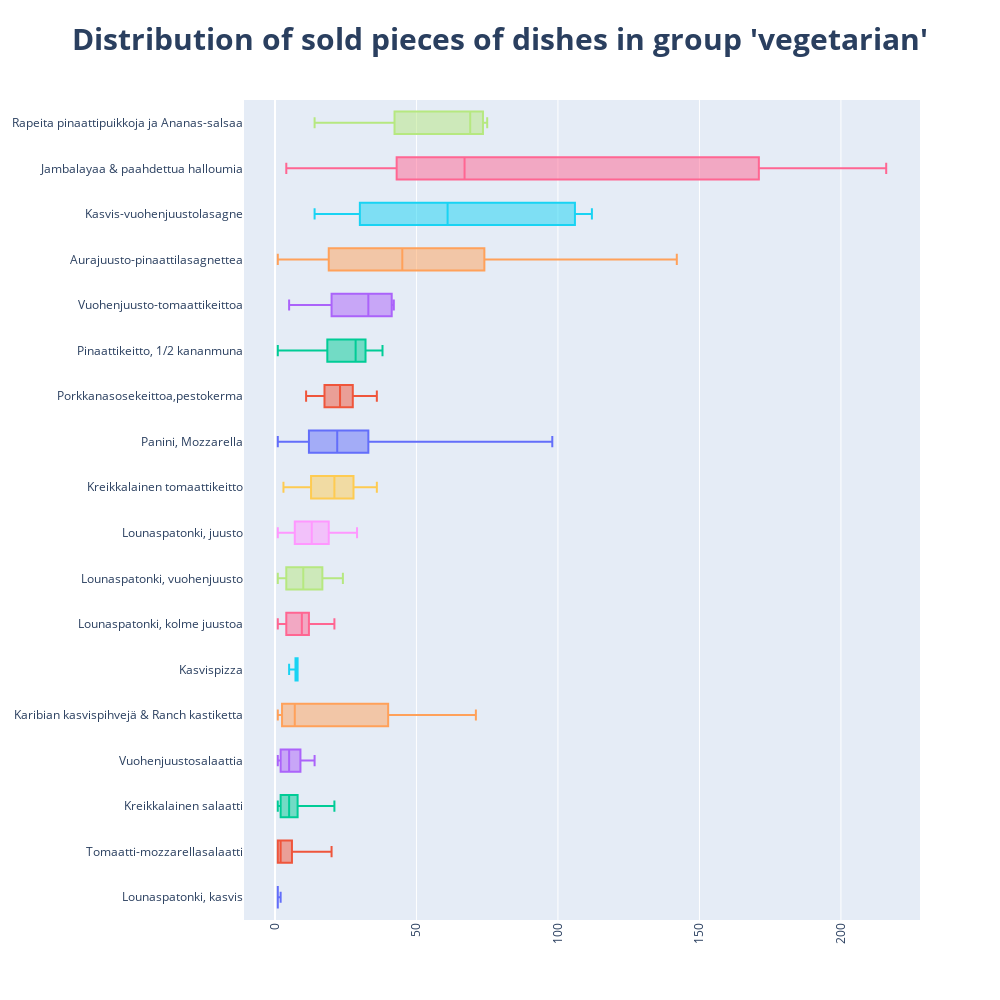

Source (notebook cell):
### Markdown cell above
## Study the distribution of pcs each dish

### Code cell
category = 'vegetarian'

fig = make_subplots(
    rows=1, cols=1,
    specs=[
        [{'type': 'box'}],
    ],
)

df = lunches[lunches['category'] == category]

# Sort dishes' name w.r.t the decreasing order of mean of pieces
dish_names = []
for dish in df['dish'].unique():
    pcs = df[df['dish'] == dish]['pcs']
    if len(pcs) < 5:
        continue

    dish_names.append((dish, pcs.median()))

dish_names.sort(key=lambda x: x[1], reverse=False)


for (dish, _) in dish_names:
    pcs = df[df['dish'] == dish]['pcs']

    fig.add_trace(
        go.Box(x=pcs, name=dish, showlegend=False, boxpoints=False),
        col=1, row=1
    )

fig.update_layout(
    height=1000, 
    width=1000,
    title_text=f"<b>Distribution of sold pieces of dishes in group '{category}'</b>",
    title_font_size=30,
    xaxis_tickangle=-90,
    title_x=0.5,
    # margin={t: top, b: bottom, autoexpand: False}
)
fig.show()

### Figure 1 — Plotly figure (JSON) as saved in the notebook; plotly's stock layout.template omitted (floating-point values rounded to 4 significant figures; data arrays with more than 128 entries replaced by an {"elided": "..."} marker saying what was removed)
{"data": [{"boxpoints": false, "name": "Lounaspatonki, kasvis", "showlegend": false, "type": "box", "x": [1, 1, 1, 1, 1, 1, 1, 2, 1], "xaxis": "x", "yaxis": "y"}, {"boxpoints": false, "name": "Tomaatti-mozzarellasalaatti", "showlegend": false, "type": "box", "x": [1, 1, 5, 6, 10, 5, 1, 16, 1, 3, 3, 1, 1, 2, 3, 16, 1, 6, 2, 12, 1, 1, 1, 13, 4, 1, 9, 2, 1, 1, 9, 1, 1, 15, 2, 8, 1, 20, 1, 4, 6, 2, 1, 1, 1, 7, 2, 6, 1, 3, 2, 1, 2, 1, 1, 1, 1, 7, 1, 5], "xaxis": "x", "yaxis": "y"}, {"boxpoints": false, "name": "Kreikkalainen salaatti", "showlegend": false, "type": "box", "x": {"elided": "150 int values"}, "xaxis": "x", "yaxis": "y"}, {"boxpoints": false, "name": "Vuohenjuustosalaattia", "showlegend": false, "type": "box", "x": [1, 10, 7, 3, 4, 7, 3, 6, 9, 3, 2, 7, 9, 9, 10, 4, 4, 12, 12, 5, 10, 4, 1, 6, 7, 5, 6, 2, 3, 3, 14, 12, 4, 4, 13, 12, 8, 6, 14, 2, 1, 11, 13, 3, 1, 1, 4, 9, 10, 3, 1, 1, 3, 9, 2, 1, 1, 1, 10, 2, 10, 5, 7, 1, 1, 9, 2, 12, 5, 1, 7, 5, 6, 2, 1, 8, 1, 4, 1, 6, 1], "xaxis": "x", "yaxis": "y"}, {"boxpoints": false, "name": "Karibian kasvispihvejä & Ranch kastiketta", "showlegend": false, "type": "box", "x": [71, 45, 1, 10, 4, 35, 4, 1], "xaxis": "x", "yaxis": "y"}, {"boxpoints": false, "name": "Kasvispizza", "showlegend": false, "type": "box", "x": [5, 8, 8, 8, 8], "xaxis": "x", "yaxis": "y"}, {"boxpoints": false, "name": "Lounaspatonki, kolme juustoa", "showlegend": false, "type": "box", "x": [12, 13, 14, 9, 5, 15, 20, 11, 1, 9, 4, 1, 7, 15, 7, 12, 11, 1, 21, 2, 10, 11, 11, 3, 6, 4, 10, 2], "xaxis": "x", "yaxis": "y"}, {"boxpoints": false, "name": "Lounaspatonki, vuohenjuusto", "showlegend": false, "type": "box", "x": [17, 17, 1, 17, 6, 12, 18, 12, 9, 8, 9, 1, 9, 7, 4, 2, 4, 9, 7, 14, 16, 15, 12, 18, 18, 10, 21, 24, 16, 10, 21, 12, 15, 19, 23, 1, 3, 2, 21, 1, 2, 10, 2, 5, 7, 1, 1], "xaxis": "x", "yaxis": "y"}, {"boxpoints": false, "name": "Lounaspatonki, juusto", "showlegend": false, "type": "box", "x": {"elided": "283 int values"}, "xaxis": "x", "yaxis": "y"}, {"boxpoints": false, "name": "Kreikkalainen tomaattikeitto", "showlegend": false, "type": "box", "x": [3, 21, 16, 36, 25], "xaxis": "x", "yaxis": "y"}, {"boxpoints": false, "name": "Panini, Mozzarella", "showlegend": false, "type": "box", "x": {"elided": "300 int values"}, "xaxis": "x", "yaxis": "y"}, {"boxpoints": false, "name": "Porkkanasosekeittoa,pestokerma", "showlegend": false, "type": "box", "x": [11, 12, 15, 27, 36, 21, 28, 34, 20, 26, 23, 23], "xaxis": "x", "yaxis": "y"}, {"boxpoints": false, "name": "Pinaattikeitto, 1/2 kananmuna", "showlegend": false, "type": "box", "x": [38, 25, 30, 16, 31, 21, 18, 19, 6, 34, 16, 37, 32, 25, 30, 28, 35, 1, 32, 29], "xaxis": "x", "yaxis": "y"}, {"boxpoints": false, "name": "Vuohenjuusto-tomaattikeittoa", "showlegend": false, "type": "box", "x": [5, 42, 41, 25, 33], "xaxis": "x", "yaxis": "y"}, {"boxpoints": false, "name": "Aurajuusto-pinaattilasagnettea", "showlegend": false, "type": "box", "x": [142, 73, 19, 82, 14, 38, 1, 52, 38, 114, 12, 62, 126, 54, 1, 94, 18, 69, 19, 74, 38, 38], "xaxis": "x", "yaxis": "y"}, {"boxpoints": false, "name": "Kasvis-vuohenjuustolasagne", "showlegend": false, "type": "box", "x": [68, 14, 110, 89, 106, 16, 54, 30, 43, 112], "xaxis": "x", "yaxis": "y"}, {"boxpoints": false, "name": "Jambalayaa & paahdettua halloumia", "showlegend": false, "type": "box", "x": [216, 82, 171, 43, 52, 4], "xaxis": "x", "yaxis": "y"}, {"boxpoints": false, "name": "Rapeita pinaattipuikkoja ja Ananas-salsaa", "showlegend": false, "type": "box", "x": [74, 69, 67, 75, 72, 34, 14], "xaxis": "x", "yaxis": "y"}], "layout": {"height": 1000, "title": {"font": {"size": 30}, "text": "<b>Distribution of sold pieces of dishes in group 'vegetarian'</b>", "x": 0.5}, "width": 1000, "xaxis": {"anchor": "y", "domain": [0, 1], "tickangle": -90}, "yaxis": {"anchor": "x", "domain": [0, 1]}}}
